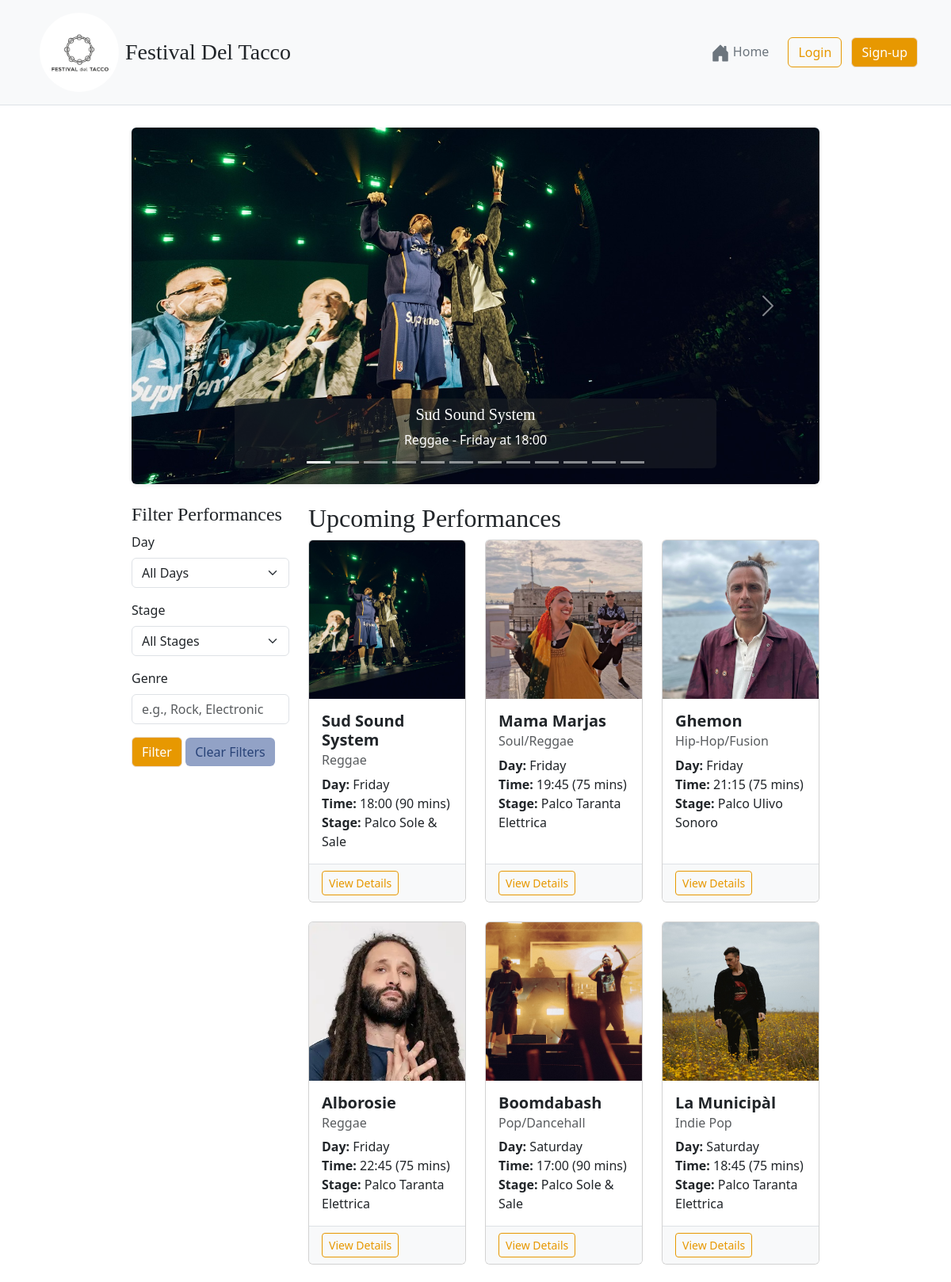
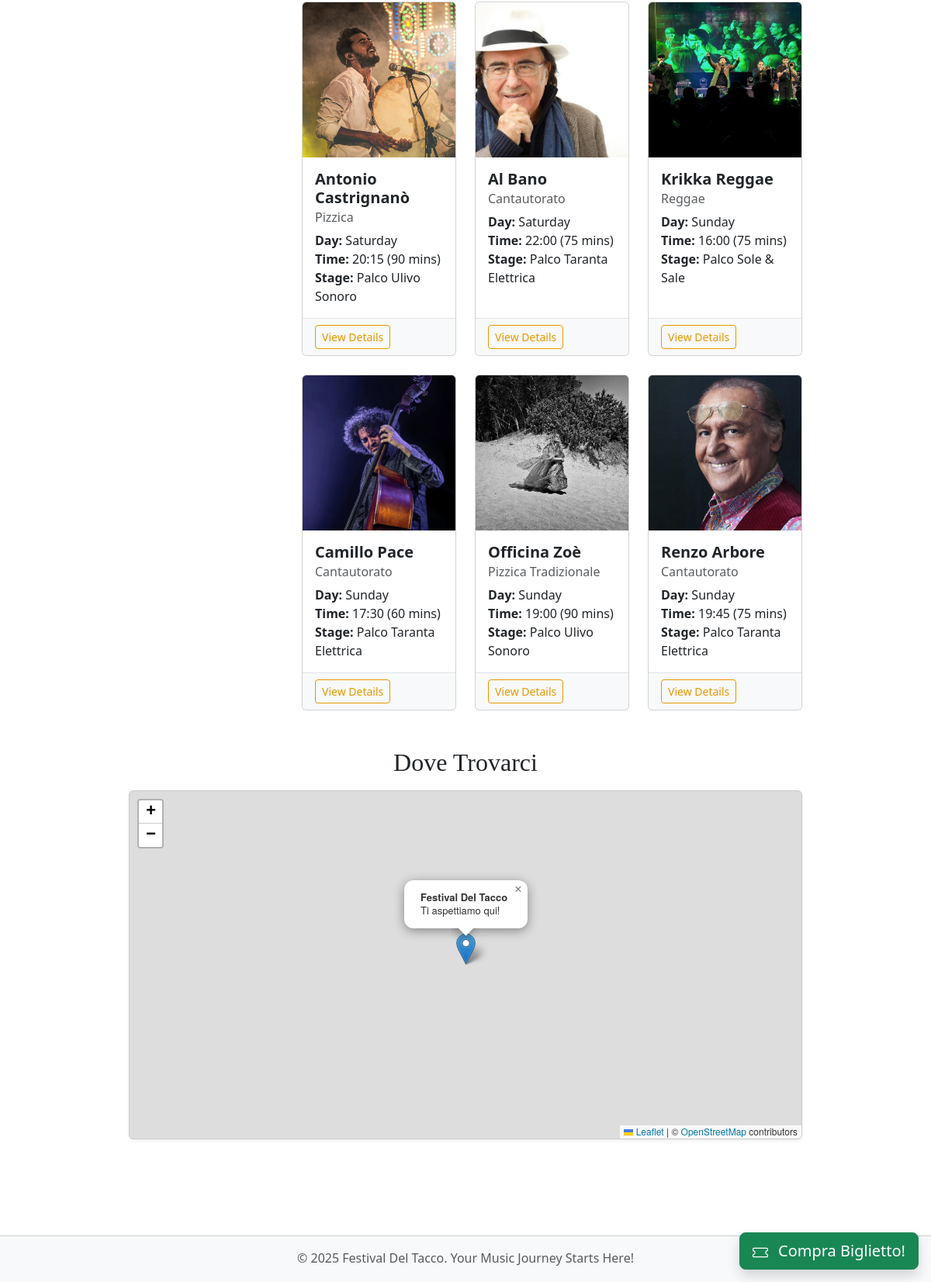
The page / on the database its author committed (2 pictures, top to bottom).
### tables this page shows
CREATE TABLE PERFORMANCE (
            id INTEGER PRIMARY KEY AUTOINCREMENT,
            artist_name TEXT NOT NULL UNIQUE,
            day TEXT NOT NULL,
            start_time TEXT NOT NULL, -- HH:MM format
            duration_minutes INTEGER NOT NULL,
            description TEXT,
            stage_name TEXT NOT NULL,
            genre TEXT,
            image_path TEXT,
            is_published INTEGER NOT NULL DEFAULT 0, -- 0 for False, 1 for True
            organizer_id INTEGER NOT NULL,
            FOREIGN KEY (organizer_id) REFERENCES UTENTI (id)
        );

### app.py (the view)
@app.route('/')
def home():
    day_filter = request.args.get('day')
    stage_filter = request.args.get('stage')
    genre_filter = request.args.get('genre')
    if current_user.is_authenticated and current_user.role == 'organizer':
        performances = db.get_all_performances(
            published_only=False,
            day_filter=day_filter,
            stage_filter=stage_filter,
            genre_filter=genre_filter
        )
    else: # Se l'utente è un partecipante o non è autenticato, mostra solo le performance pubblicate
        performances = db.get_all_performances(
            published_only=True,
            day_filter=day_filter,
            stage_filter=stage_filter,
            genre_filter=genre_filter
        )
    return render_template('home_festival.html',
                           performances=performances,
                           selected_day=day_filter,
                           selected_stage=stage_filter,
                           selected_genre=genre_filter)

### app.py (called while the page is built)
@app.context_processor
def inject_global_vars():
    user_has_ticket = False
    if current_user.is_authenticated and current_user.role == 'participant':
        if db.get_ticket_by_user_id(current_user.id):
            user_has_ticket = True
    return dict(
        FESTIVAL_DAYS=Config.FESTIVAL_DAYS,
        FESTIVAL_STAGES=Config.FESTIVAL_STAGES,
        TICKET_TYPES_CONFIG=Config.TICKET_TYPES,
        now=datetime.now().year,
        g_user_has_ticket=user_has_ticket
    )

### festival_dao.py (called while the page is built)
def get_db_connection():
    conn = sqlite3.connect(DATABASE_NAME)
    conn.row_factory = sqlite3.Row # Access columns by name
    return conn

### templates/home_festival.html (shortened to what this page needs)
{% extends "base_festival.html" %}
{% block content %}
{% set carousel_performances = performances | selectattr('is_published') | selectattr('image_path') | list %}
{% if carousel_performances %}
<div class="row mb-4">
    <div class="col-12">
        <div id="performanceCarousel" class="carousel mycarousel slide shadow-sm rounded" data-bs-ride="carousel">
            <div class="carousel-indicators">
                {% for perf_item in carousel_performances %}
                <button type="button" data-bs-target="#performanceCarousel" data-bs-slide-to="{{ loop.index0 }}"
                    class="{{ 'active' if loop.first else '' }}" aria-current="{{ 'true' if loop.first else 'false' }}"
                    aria-label="Slide {{ loop.index }}"></button>
                {% endfor %}
            </div>
            <div class="carousel-inner rounded">
                {% for perf_item in carousel_performances %}
                <div class="carousel-item {{ 'active' if loop.first else '' }}">
                    <img src="{{ url_for('static', filename=perf_item.image_path if perf_item.image_path else 'images/misc/placeholder.png') }}"
                        class="d-block w-100" alt="{{ perf_item.artist_name }}">
                    <div class="carousel-caption d-none d-md-block bg-dark bg-opacity-50 p-2 rounded">
                        <h5 style="font-family: 'Playfair Display', serif;">{{ perf_item.artist_name }}</h5>
                        <p>{{ perf_item.genre }} - {{ perf_item.day }} at {{ perf_item.start_time }}</p>
                    </div>
                </div>
                {% endfor %}
            </div>
            <button class="carousel-control-prev" type="button" data-bs-target="#performanceCarousel"
                data-bs-slide="prev">
                <span class="carousel-control-prev-icon" aria-hidden="true"></span>
            </button>
            <button class="carousel-control-next" type="button" data-bs-target="#performanceCarousel"
                data-bs-slide="next">
                <span class="carousel-control-next-icon" aria-hidden="true"></span>
            </button>
        </div>
    </div>
</div>
{% endif %}
<div class="row">
    <div class="col-lg-3 d-none d-lg-block">
        <div class="position-sticky" style="top: 100px;">
            <h4 style="font-family: 'Playfair Display', serif;">Filter Performances</h4>
            <form method="GET" action="{{ url_for('home') }}">
                <div class="mb-3">
                    <label for="day" class="form-label">Day</label>
                    <select name="day" id="day" class="form-select">
                        <option value="">All Days</option>
                    </select>
                </div>
                <div class="mb-3">
                    <label for="stage" class="form-label">Stage</label>
                    <select name="stage" id="stage" class="form-select">
                        <option value="">All Stages</option>
                    </select>
                </div>
                <div class="mb-3">
                    <label for="genre" class="form-label">Genre</label>
                    <input type="text" name="genre" id="genre" class="form-control" value="{{ selected_genre or '' }}"
                        placeholder="e.g., Rock, Electronic">
                </div>
                <button type="submit" class="btn mybuttoncolors">Filter</button>
                <a href="{{url_for('home')}}" class="btn myclearbutton">Clear Filters</a>
            </form>
        </div>
    </div>
    <div class="col-12 col-lg-9">
        <h2 style="font-family: 'Playfair Display', serif;">Upcoming Performances</h2>
        {% if performances %}
        <div class="row row-cols-1 row-cols-md-2 row-cols-lg-3 g-4">
            {% for perf in performances %}
            <div class="col">
                {% if current_user.is_authenticated and current_user.role == 'organizer' and not perf.is_published %}
                <div class="card h-100 {% if not perf.is_published %}border-warning border-2{% endif %}">
                    <img src="{{ url_for('static', filename=perf.image_path or 'images/logo/LogoFestivalDelTacco.jpeg') }}"
                        class="card-img-top" alt="{{ perf.artist_name }}">
                    <div class="card-body">
                        <h5 class="card-title" style="font-family: 'Playfair Display', serif;">{{ perf.artist_name }}
                        </h5>
                        <h6 class="card-subtitle mb-2 text-muted">{{ perf.genre }}</h6>
                        <p class="card-text">
                            <strong>Day:</strong> {{ perf.day }}<br>
                            <strong>Time:</strong> {{ perf.start_time }} ({{ perf.duration_minutes }} mins)<br>
                            <strong>Stage:</strong> {{ perf.stage_name }}
                        </p>
                        <p class="text-warning fw-bold"><small>DRAFT - Not Visible to Public</small></p>
                    </div>
                    <div class="card-footer">
                        <a href="{{ url_for('performance_detail', perf_id=perf.id) }}"
                            class="btn btn-sm btn-outline">View Details</a>
                        {% if current_user.is_authenticated and current_user.role == 'organizer' and
                        perf.organizer_id
                        == current_user.id and not perf.is_published %}
                        <a href="{{ url_for('manage_performance', perf_id=perf.id) }}"
                            class="btn btn-sm mybtn-outline-edit">Edit</a>
                        {% endif %}
                    </div>
                </div>
                {% elif perf.is_published %}
                <div class="card h-100">
                    <img src="{{ url_for('static', filename=perf.image_path or 'images/logo/LogoFestivalDelTacco.jpeg') }}"
                        class="card-img-top" alt="{{ perf.artist_name }}" style="height: 200px; object-fit: cover;">
                    <div class="card-body">
                        <h5 class="card-title">{{ perf.artist_name }}</h5>
                        <h6 class="card-subtitle mb-2 text-muted">{{ perf.genre }}</h6>
                        <p class="card-text">
                            <strong>Day:</strong> {{ perf.day }}<br>
                            <strong>Time:</strong> {{ perf.start_time }} ({{ perf.duration_minutes }} mins)<br>
                            <strong>Stage:</strong> {{ perf.stage_name }}
                        </p>
                    </div>
                    <div class="card-footer">
                        <a href="{{ url_for('performance_detail', perf_id=perf.id) }}"
                            class="btn btn-sm btn-outline">View Details</a>
                    </div>
                </div>
                {% endif %}
            </div>
            {% endfor %}
        </div>
        {% else %}
        <p>No performances found matching your criteria. Try adjusting the filters!</p>
        {% endif %}
    </div>
</div>
<div class="row mt-5 mb-4">
    <div class="col-12">
        <h2 class="text-center mb-3" style="font-family: 'Playfair Display', serif;">Dove Trovarci</h2>
        <div id="festivalMap" class="festival-map-container">
        </div>
    </div>
</div>
{% endblock %}

### templates/base_festival.html (shortened to what this page needs)
<!DOCTYPE html>
<html lang="it-en">
<head>
    <link href="https://cdn.jsdelivr.net/npm/bootstrap@5.3.2/dist/css/bootstrap.min.css" rel="stylesheet"
>
    <link rel="stylesheet" href="{{ url_for('static', filename='css/style_festival.css') }}">
    <link rel="stylesheet" href="https://unpkg.com/leaflet@1.9.4/dist/leaflet.css"
 />
</head>
<body>
    <nav>
        <header class="p-3 mb-3 border-bottom bg-light sticky-top">
            <div class="container">
                <div class="d-flex flex-wrap align-items-center justify-content-center justify-content-lg-start">
                    <a href="{{ url_for('home') }}"
                        class="d-flex align-items-center text-dark text-decoration-none me-lg-auto ms-2">
                        <img src="{{ url_for('static', filename='images/logo/LogoFestivalDelTacco.jpeg') }}"
                            alt="Festival del Tacco" class="img-fluid rounded-circle"
                            style="height: 100px; width: 100px; object-fit: cover;" loading="lazy">
                        <span class="fs-3 ms-2" style="font-family: 'Playfair Display', serif;">Festival Del
                            Tacco</span>
                    </a>
                    <ul class="nav col-12 col-lg-auto mb-2 justify-content-center mb-md-0">
                        <li><a href="{{ url_for('home') }}"
                                class="nav-link px-2 {% if request.endpoint == 'home' %}link-secondary{% else %}link-dark{% endif %}">
                                Home
                            </a>
                        </li>
                    </ul>
                    <div class="ms-lg-3">
                        {% if current_user.is_authenticated %}
                        <div class="dropdown text-end">
                            <a href="#" class="d-block link-dark text-decoration-none dropdown-toggle"
                                id="dropdownUser1" data-bs-toggle="dropdown" aria-expanded="false">
                                {% if current_user.role == 'organizer' %}
                                <img src="{{ url_for('static', filename='images/logo/organizer.png') }}"
                                    alt="organizer_image" width="50" height="50" class="rounded-circle myprofileicon">
                                {% endif %}
                                {% if current_user.role == 'participant' %}
                                <img src="{{ url_for('static', filename='images/logo/partecipant.png') }}"
                                    alt="partecipant_image" width="40" height="40" class="rounded-circle">
                                {% endif %}
                                {{ current_user.nickname }} ({{ current_user.role }})
                            </a>
                            <ul class="dropdown-menu text-small" aria-labelledby="dropdownUser1">
                                <li><a class="dropdown-item" href="{{ url_for('profile') }}">Profile</a></li>
                                {% if current_user.role == 'organizer' %}
                                <li><a class="dropdown-item" href="{{ url_for('manage_performance') }}">New
                                        Performance</a>
                                </li>
                                {% endif %}
                                {% if current_user.role == 'participant' and not g.user_has_ticket %}
                                <li><a class="dropdown-item" href="{{ url_for('buy_ticket') }}">Buy Ticket</a></li>
                                {% endif %}
                                <li>
                                    <hr class="dropdown-divider">
                                </li>
                                <li><a class="dropdown-item" href="{{ url_for('logout') }}">Sign out</a></li>
                            </ul>
                        </div>
                        {% else %}
                        <a href="{{ url_for('login') }}" class="btn btn-outline myloginbutton me-2">Login</a>
                        <a href="{{ url_for('register') }}" class="btn  mybuttoncolors">Sign-up</a>
                        {% endif %}
                    </div>
                </div>
            </div>
        </header>
    </nav>
    <main class="container col-lg-9 col-md-12 pt-5 pt-md-3 pt-lg-2 pt-xl-2 pt-xxl-2 order-1 mt-lg-1 ">
        {% block content %}
        {% endblock %}
    </main>
    {% if (current_user.is_authenticated and current_user.role == 'participant' and not g_user_has_ticket) or not
    current_user.is_authenticated %}
    <div class="position-fixed bottom-0 end-0 p-3" style="z-index: 1030;">
        <a href="{{ url_for('handle_buy_ticket_action') }}" class="btn btn-success btn-lg shadow"
            title="Buy your ticket here!">
            Compra Biglietto!
        </a>
    </div>
    {% endif %}
    <footer class="footer py-3 bg-light order-2">
        <div class="container text-center">
            <span class="text-muted">© {{ now }} Festival Del Tacco. Your Music Journey Starts Here!</span>
        </div>
    </footer>
</body>
</html>

### static/css/style_festival.css (style rules this page uses)
html, body { height: 100%; margin: 0; padding: 0; display: flex; flex-direction: column; }
.festival-map-container { height: 450px; width: 100%; border: 1px solid #ccc; border-radius: 0.375rem; box-shadow: 0 .125rem .25rem rgba(0, 0, 0, .075); }
body { min-height: 100vh; }
main, main.container { flex: 1; padding: 1rem; padding-bottom: 100px; }
.mycarousel .carousel-item { height: 450px; background-color: #f0f0f0; }
.mycarousel .carousel-item img { object-fit: cover; width: 100%; height: 100%; }
footer.footer { flex-shrink: 0; height: 60px; background-color: #e8ddd5; padding: 1rem 0; text-align: center; border-top: 1px solid #ccc; }
.card { transition: transform 0.2s ease-in-out, box-shadow 0.2s ease-in-out; }
.card-img-top { height: 200px; object-fit: cover; }
.card-title { font-weight: bold; }
.card-footer { background-color: #f8f9fa; border-top: 1px solid #dee2e6; }
header.sticky-top { z-index: 1030; }
.myeditbutton, .myclearbutton { background-color: #92a2c6; border: #3e7adb; color: #284277; }
.mybuttoncolors { background-color: #e79801; border-color: #e8ddd5; color: #ffffff }
.btn-outline { border-color: #e79801; color: #e79801; }
@media (min-width: 769px) { main { padding-top: 100px; } }

### rows shown on the page
PERFORMANCE: image_path (picture), artist_name "Sud Sound System", genre "Reggae", day "Friday", start_time "18:00", duration_minutes "90", stage_name "Palco Sole & Sale"
PERFORMANCE: image_path (picture), artist_name "Mama Marjas", genre "Soul/Reggae", day "Friday", start_time "19:45", duration_minutes "75", stage_name "Palco Taranta Elettrica"
PERFORMANCE: image_path (picture), artist_name "Ghemon", genre "Hip-Hop/Fusion", day "Friday", start_time "21:15", duration_minutes "75", stage_name "Palco Ulivo Sonoro"
PERFORMANCE: image_path+artist_name (picture), artist_name "Alborosie", genre "Reggae", day "Friday", start_time "22:45", duration_minutes "75", stage_name "Palco Taranta Elettrica"
PERFORMANCE: image_path+artist_name (picture), artist_name "Boomdabash", genre "Pop/Dancehall", day "Saturday", start_time "17:00", duration_minutes "90", stage_name "Palco Sole & Sale"
PERFORMANCE: image_path (picture), artist_name "La Municipàl", genre "Indie Pop", day "Saturday", start_time "18:45", duration_minutes "75", stage_name "Palco Taranta Elettrica"
PERFORMANCE: image_path (picture), artist_name "Antonio Castrignanò", genre "Pizzica", day "Saturday", start_time "20:15", duration_minutes "90", stage_name "Palco Ulivo Sonoro"
PERFORMANCE: image_path+artist_name (picture), artist_name "Al Bano", genre "Cantautorato", day "Saturday", start_time "22:00", duration_minutes "75", stage_name "Palco Taranta Elettrica"
PERFORMANCE: image_path (picture), artist_name "Krikka Reggae", genre "Reggae", day "Sunday", start_time "16:00", duration_minutes "75", stage_name "Palco Sole & Sale"
PERFORMANCE: image_path (picture), artist_name "Camillo Pace", genre "Cantautorato", day "Sunday", start_time "17:30", duration_minutes "60", stage_name "Palco Taranta Elettrica"
PERFORMANCE: image_path (picture), artist_name "Officina Zoè", genre "Pizzica Tradizionale", day "Sunday", start_time "19:00", duration_minutes "90", stage_name "Palco Ulivo Sonoro"
PERFORMANCE: image_path (picture), artist_name "Renzo Arbore", genre "Cantautorato", day "Sunday", start_time "19:45", duration_minutes "75", stage_name "Palco Taranta Elettrica"
